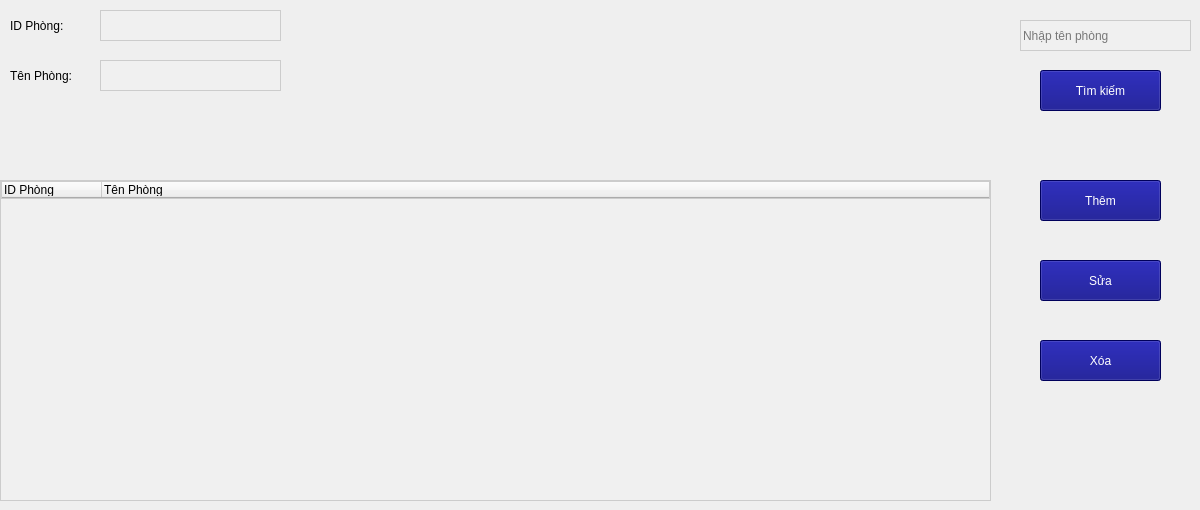
   <widget class="QWidget" name="tab_3">
    <attribute name="title">
     <string>Phòng học</string>
    </attribute>
    <widget class="QPushButton" name="btnAddPH">
     <property name="geometry">
      <rect>
       <x>1040</x>
       <y>180</y>
       <width>121</width>
       <height>41</height>
      </rect>
     </property>
     <property name="styleSheet">
      <string notr="true">background-color: rgb(0, 0, 127);
color: rgb(255, 255, 255);</string>
     </property>
     <property name="text">
      <string>Thêm</string>
     </property>
    </widget>
    <widget class="QPushButton" name="btnUpdatePH">
     <property name="geometry">
      <rect>
       <x>1040</x>
       <y>260</y>
       <width>121</width>
       <height>41</height>
      </rect>
     </property>
     <property name="styleSheet">
      <string notr="true">background-color: rgb(0, 0, 127);
color: rgb(255, 255, 255);</string>
     </property>
     <property name="text">
      <string>Sửa</string>
     </property>
    </widget>
    <widget class="QPushButton" name="btnDeletePH">
     <property name="geometry">
      <rect>
       <x>1040</x>
       <y>340</y>
       <width>121</width>
       <height>41</height>
      </rect>
     </property>
     <property name="styleSheet">
      <string notr="true">background-color: rgb(0, 0, 127);
color: rgb(255, 255, 255);</string>
     </property>
     <property name="text">
      <string>Xóa</string>
     </property>
    </widget>
    <widget class="QLineEdit" name="txtSearchPH">
     <property name="geometry">
      <rect>
       <x>1020</x>
       <y>20</y>
       <width>171</width>
       <height>31</height>
      </rect>
     </property>
     <property name="styleSheet">
      <string notr="true">background-color: #f0f0f0; /* Màu nền xám nhạt */
color: black; /* Màu chữ đen */
border: 1px solid #cccccc; /* Viền màu xám */</string>
     </property>
     <property name="placeholderText">
      <string>Nhập tên phòng</string>
     </property>
    </widget>
    <widget class="QPushButton" name="btSearchPH">
     <property name="geometry">
      <rect>
       <x>1040</x>
       <y>70</y>
       <width>121</width>
       <height>41</height>
      </rect>
     </property>
     <property name="styleSheet">
      <string notr="true">background-color: rgb(0, 0, 127);
color: rgb(255, 255, 255);</string>
     </property>
     <property name="text">
      <string>Tìm kiếm</string>
     </property>
    </widget>
    <widget class="QLabel" name="label">
     <property name="geometry">
      <rect>
       <x>10</x>
       <y>10</y>
       <width>71</width>
       <height>31</height>
      </rect>
     </property>
     <property name="font">
      <font>
       <pointsize>9</pointsize>
      </font>
     </property>
     <property name="text">
      <string>ID Phòng:</string>
     </property>
    </widget>
    <widget class="QLabel" name="label_2">
     <property name="geometry">
      <rect>
       <x>10</x>
       <y>60</y>
       <width>81</width>
       <height>31</height>
      </rect>
     </property>
     <property name="font">
      <font>
       <pointsize>9</pointsize>
      </font>
     </property>
     <property name="text">
      <string>Tên Phòng:</string>
     </property>
    </widget>
    <widget class="QLineEdit" name="txtIDPhong">
     <property name="geometry">
      <rect>
       <x>100</x>
       <y>10</y>
       <width>181</width>
       <height>31</height>
      </rect>
     </property>
     <property name="layoutDirection">
      <enum>Qt::LeftToRight</enum>
     </property>
     <property name="autoFillBackground">
      <bool>false</bool>
     </property>
     <property name="styleSheet">
      <string notr="true">background-color: #f0f0f0; /* Màu nền xám nhạt */
color: black; /* Màu chữ đen */
border: 1px solid #cccccc; /* Viền màu xám */</string>
     </property>
    </widget>
    <widget class="QLineEdit" name="txtTenPhong">
     <property name="geometry">
      <rect>
       <x>100</x>
       <y>60</y>
       <width>181</width>
       <height>31</height>
      </rect>
     </property>
     <property name="styleSheet">
      <string notr="true">background-color: #f0f0f0; /* Màu nền xám nhạt */
color: black; /* Màu chữ đen */
border: 1px solid #cccccc; /* Viền màu xám */</string>
     </property>
    </widget>
    <widget class="QTreeWidget" name="treeWidgetPH">
     <property name="geometry">
      <rect>
       <x>0</x>
       <y>180</y>
       <width>991</width>
       <height>321</height>
      </rect>
     </property>
     <property name="styleSheet">
      <string notr="true">background-color: #f0f0f0; /* Màu nền xám nhạt */
color: black; /* Màu chữ đen */
border: 1px solid #cccccc; /* Viền màu xám */</string>
     </property>
     <column>
      <property name="text">
       <string>ID Phòng</string>
      </property>
     </column>
     <column>
      <property name="text">
       <string>Tên Phòng</string>
      </property>
     </column>
    </widget>
   </widget>
